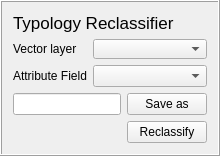
    <widget class="QFrame" name="frame">
     <property name="frameShape">
      <enum>QFrame::Box</enum>
     </property>
     <property name="frameShadow">
      <enum>QFrame::Raised</enum>
     </property>
     <layout class="QGridLayout" name="gridLayout">
      <item row="0" column="0" colspan="2">
       <widget class="QLabel" name="label_3">
        <property name="maximumSize">
         <size>
          <width>16777215</width>
          <height>40</height>
         </size>
        </property>
        <property name="font">
         <font>
          <pointsize>13</pointsize>
          <weight>50</weight>
          <italic>false</italic>
          <bold>false</bold>
          <strikeout>false</strikeout>
          <kerning>true</kerning>
         </font>
        </property>
        <property name="text">
         <string>Typology Reclassifier</string>
        </property>
       </widget>
      </item>
      <item row="1" column="1">
       <widget class="QgsMapLayerComboBox" name="comboBoxVector">
        <property name="sizePolicy">
         <sizepolicy hsizetype="Preferred" vsizetype="Preferred">
          <horstretch>0</horstretch>
          <verstretch>0</verstretch>
         </sizepolicy>
        </property>
        <property name="maximumSize">
         <size>
          <width>16777215</width>
          <height>20</height>
         </size>
        </property>
       </widget>
      </item>
      <item row="1" column="0">
       <widget class="QLabel" name="label">
        <property name="text">
         <string>Vector layer</string>
        </property>
       </widget>
      </item>
      <item row="2" column="1">
       <widget class="QComboBox" name="comboBoxField">
        <property name="enabled">
         <bool>true</bool>
        </property>
        <property name="sizePolicy">
         <sizepolicy hsizetype="Expanding" vsizetype="Fixed">
          <horstretch>0</horstretch>
          <verstretch>0</verstretch>
         </sizepolicy>
        </property>
       </widget>
      </item>
      <item row="2" column="0">
       <widget class="QLabel" name="label_2">
        <property name="text">
         <string>Attribute Field</string>
        </property>
       </widget>
      </item>
      <item row="3" column="0" colspan="2">
       <layout class="QGridLayout" name="gridLayout_3">
        <item row="0" column="0">
         <widget class="QLineEdit" name="textOutput"/>
        </item>
        <item row="1" column="1">
         <widget class="QPushButton" name="runButton">
          <property name="text">
           <string>Reclassify</string>
          </property>
         </widget>
        </item>
        <item row="0" column="1">
         <widget class="QPushButton" name="pushButtonSave">
          <property name="text">
           <string>Save as</string>
          </property>
         </widget>
        </item>
       </layout>
      </item>
     </layout>
    </widget>
